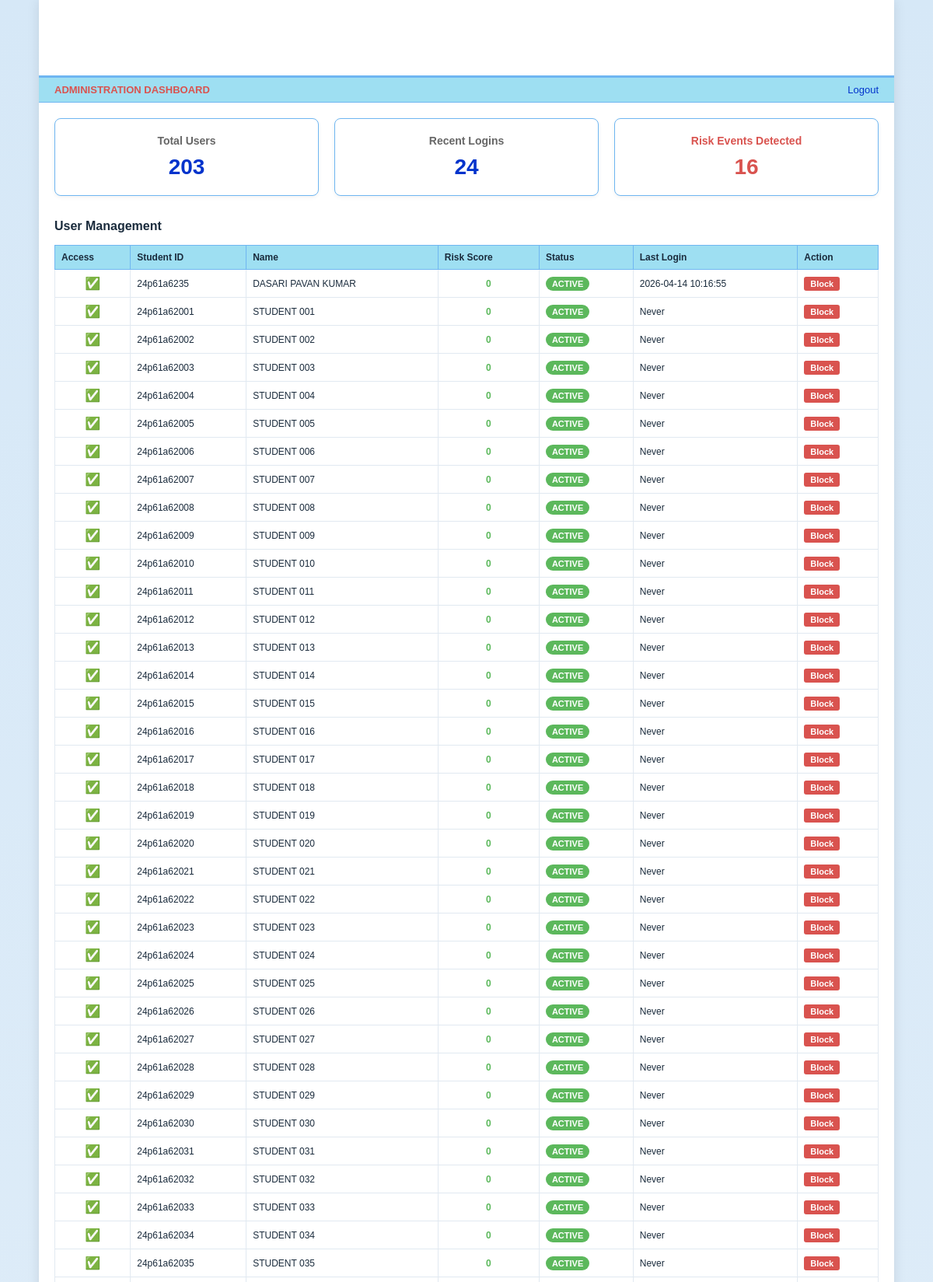
The page /admin (signed in, upper part) on the database its author committed.
### models.py (models this page shows, shortened)
class Student(db.Model):
    __tablename__ = 'students'
    id = db.Column(db.Integer, primary_key=True)
    student_id = db.Column(db.String(20), unique=True, nullable=False)  # Roll number
    name = db.Column(db.String(100), nullable=False)
    email = db.Column(db.String(120), nullable=False)
    phone = db.Column(db.String(15), nullable=True)
    aadhaar = db.Column(db.String(16), nullable=True)
    password_hash = db.Column(db.String(128), nullable=False)
    failed_login_attempts = db.Column(db.Integer, default=0)
    account_locked = db.Column(db.Boolean, default=False)
    last_login_ip = db.Column(db.String(45), nullable=True)
    last_login_time = db.Column(db.DateTime, nullable=True)
    created_at = db.Column(db.DateTime, default=lambda: datetime.now(timezone.utc))
    course = db.Column(db.String(50), default='B.Tech')
    branch = db.Column(db.String(100), default='CYBER SECURITY')
    semester = db.Column(db.String(50), default='2/4 Semester-II')
    admission_no = db.Column(db.String(30), default='20150554/2024')
    dob = db.Column(db.String(15), default='17/11/2006')
    gender = db.Column(db.String(10), default='Male')
    nationality = db.Column(db.String(20), default='Indian')
    religion = db.Column(db.String(20), default='Hindu')
    caste = db.Column(db.String(20), default='SC')
    entrance_type = db.Column(db.String(20), default='EAMCET')
    entrance_rank = db.Column(db.String(20), default='102656')
    seat_type = db.Column(db.String(20), default='Convener')
    joining_date = db.Column(db.String(15), default='01/08/2024')
    father_name = db.Column(db.String(100), default='DASARI RAMULU')
    mother_name = db.Column(db.String(100), default='DASARI RAJYA LAKSHMI')
    father_occupation = db.Column(db.String(50), default='FITTER')
    mother_occupation = db.Column(db.String(50), default='HOUSE WIFE')
    father_mobile = db.Column(db.String(15), default='8106022871')
    mother_mobile = db.Column(db.String(15), default='9032694953')
    annual_income = db.Column(db.String(20), default='180000')

### app.py (the view)
@app.route('/admin')
@admin_required
def admin_dashboard():
    logs = AuditLog.query.order_by(AuditLog.login_time.desc()).limit(100).all()
    risk_events = RiskEvent.query.order_by(RiskEvent.timestamp.desc()).limit(50).all()
    students = Student.query.all()
    student_scores = {}
    for s in students:
        flagged, score = check_risk_threshold(s.student_id)
        student_scores[s.student_id] = score
    return render_template('admin.html', logs=logs, risk_events=risk_events,
                           students=students, student_scores=student_scores)

### app.py (called while the page is built)
def admin_required(f):
    from functools import wraps
    @wraps(f)
    def decorated(*args, **kwargs):
        if not session.get('authenticated') or session.get('role') != 'admin':
            return redirect(url_for('login'))
        return f(*args, **kwargs)
    return decorated

### risk_engine.py (called while the page is built)
def check_risk_threshold(username, window_minutes=10, threshold=None):
    if threshold is None:
        from flask import current_app
        threshold = current_app.config.get('RISK_THRESHOLD', 30)
    cutoff = datetime.now(timezone.utc) - timedelta(minutes=window_minutes)
    events = RiskEvent.query.filter(
        RiskEvent.username == username,
        RiskEvent.timestamp >= cutoff
    ).all()
    total_risk = sum(e.risk_score for e in events)
    return total_risk > threshold, total_risk

### templates/admin.html (shortened to what this page needs)
<!DOCTYPE html>
<html lang="en">
<head>
    <link rel="stylesheet" href="../static/css/style.css">
</head>
<body>
    <div class="page-container">
        <header class="main-header" style="height: 100px; background: transparent;">
        </header>
        <div class="dashboard-sub-header">
            <div class="user-info" style="color: #d9534f; font-weight: bold;">ADMINISTRATION DASHBOARD</div>
            <div class="actions">
                <a href="{{ url_for('logout') }}" style="margin-left: 15px; color: #0033cc; text-decoration: none;">Logout</a>
            </div>
        </div>
        <div class="admin-wrapper">
            <div class="stat-cards">
                <div class="stat-card">
                    <h3>Total Users</h3>
                    <div class="number">{{ students|length }}</div>
                </div>
                <div class="stat-card">
                    <h3>Recent Logins</h3>
                    <div class="number">{{ logs|selectattr("event_type", "equalto", "LOGIN_SUCCESS")|list|length }}</div>
                </div>
                <div class="stat-card">
                    <h3 style="color:#d9534f;">Risk Events Detected</h3>
                    <div class="number" style="color:#d9534f;">{{ risk_events|length }}</div>
                </div>
            </div>
            <h3 class="section-title">User Management</h3>
            <table class="data-table" style="font-size: 12px;">
                <thead>
                    <tr>
                        <th>Access</th>
                        <th>Student ID</th>
                        <th>Name</th>
                        <th>Risk Score</th>
                        <th>Status</th>
                        <th>Last Login</th>
                        <th>Action</th>
                    </tr>
                </thead>
                <tbody>
                    {% for s in students %}
                    <tr>
                        <td style="text-align: center;">
                            {% if s.account_locked %}
                                <span style="font-size: 16px; color: #d9534f;">❌</span>
                            {% else %}
                                <span style="font-size: 16px; color: #5cb85c;">✅</span>
                            {% endif %}
                        </td>
                        <td>{{ s.student_id }}</td>
                        <td>{{ s.name }}</td>
                        <td style="text-align: center; font-weight: bold; color: {% if student_scores.get(s.student_id, 0) >= 30 %}#d9534f{% elif student_scores.get(s.student_id, 0) >= 15 %}#f0ad4e{% else %}#5cb85c{% endif %};">
                            {{ student_scores.get(s.student_id, 0) }}
                        </td>
                        <td>
                            {% if s.account_locked %}
                                <span class="status-badge status-locked">LOCKED</span>
                            {% else %}
                                <span class="status-badge status-active">ACTIVE</span>
                            {% endif %}
                        </td>
                        <td>{{ s.last_login_time.strftime('%Y-%m-%d %H:%M:%S') if s.last_login_time else 'Never' }}</td>
                        <td>
                            {% if s.account_locked %}
                                <a href="{{ url_for('unlock_student', student_id=s.student_id) }}" class="action-link btn-unlock" onclick="return confirm('Are you sure you want to unlock this account?')">Unlock</a>
                            {% else %}
                                <a href="{{ url_for('block_student', student_id=s.student_id) }}" class="action-link btn-block" onclick="return confirm('Are you sure you want to block this account?')">Block</a>
                            {% endif %}
                        </td>
                    </tr>
                    {% endfor %}
                </tbody>
            </table>
        </div>
    </div>
</body>
</html>

### static/css/style.css (style rules this page uses)
* { box-sizing: border-box; }
body { margin: 0; padding: 0; font-family: Arial, Helvetica, sans-serif; background: linear-gradient(to bottom, #d6e8f7 0%, #f7f9fc 100%); color: #1a2b3c; overflow-x: hidden; display: flex; flex-direction: column; align-items: center; }
.page-container { width: 100%; max-width: 1100px; background: #ffffff; box-shadow: 0 0 15px rgba(0,0,0,0.1); min-height: 100vh; }
.main-header { width: 100%; border-bottom: 3px solid #6fb6f1; }
.dashboard-sub-header { background: #9edff2; padding: 8px 20px; display: flex; justify-content: space-between; font-size: 13px; color: #0033cc; font-weight: 500; border-bottom: 1px solid #6fb6f1; }
.dashboard-sub-header .user-info { font-weight: bold; }
.dashboard-sub-header .actions a { margin-left: 20px; color: #0033cc; text-decoration: none; cursor: pointer; }
.data-table { width: 100%; border-collapse: collapse; margin-top: 15px; font-size: 13px; }
.data-table th { background: #9edff2; color: #1a2b3c; padding: 8px; border: 1px solid #6fb6f1; text-align: left; }
.data-table td { padding: 8px; border: 1px solid #e1e9f1; }

### templates/admin.html (style rules this page uses)
.admin-wrapper { padding: 20px; }
.stat-cards { display: grid; grid-template-columns: repeat(3, 1fr); gap: 20px; margin-bottom: 30px; }
.stat-card { background: #ffffff; border: 1px solid #6fb6f1; padding: 20px; border-radius: 8px; text-align: center; box-shadow: 0 2px 5px rgba(0,0,0,0.05); }
.stat-card h3 { margin: 0 0 10px 0; color: #666; font-size: 14px; }
.stat-card .number { font-size: 28px; color: #0033cc; font-weight: bold; }
.section-title { color: #1a2b3c; font-size: 16px; margin-bottom: 15px; margin-top: 30px; }
.status-badge { padding: 3px 8px; border-radius: 12px; font-size: 11px; font-weight: bold; color: white; }
.status-active { background-color: #5cb85c; }
.action-link { text-decoration: none; padding: 3px 8px; border-radius: 3px; font-size: 11px; color: white; font-weight: bold; }
.btn-block { background-color: #d9534f; }

### rows shown on the page
Student: student_id "24p61a6235", name "DASARI PAVAN KUMAR", get "0", account_locked "ACTIVE", last_login_time "2026-04-14 10:16:55"
Student: student_id "24p61a62001", name "STUDENT 001", get "0", account_locked "ACTIVE", last_login_time "Never"
Student: student_id "24p61a62002", name "STUDENT 002", get "0", account_locked "ACTIVE", last_login_time "Never"
Student: student_id "24p61a62003", name "STUDENT 003", get "0", account_locked "ACTIVE", last_login_time "Never"
Student: student_id "24p61a62004", name "STUDENT 004", get "0", account_locked "ACTIVE", last_login_time "Never"
Student: student_id "24p61a62005", name "STUDENT 005", get "0", account_locked "ACTIVE", last_login_time "Never"
Student: student_id "24p61a62006", name "STUDENT 006", get "0", account_locked "ACTIVE", last_login_time "Never"
Student: student_id "24p61a62007", name "STUDENT 007", get "0", account_locked "ACTIVE", last_login_time "Never"
Student: student_id "24p61a62008", name "STUDENT 008", get "0", account_locked "ACTIVE", last_login_time "Never"
Student: student_id "24p61a62009", name "STUDENT 009", get "0", account_locked "ACTIVE", last_login_time "Never"
Student: student_id "24p61a62010", name "STUDENT 010", get "0", account_locked "ACTIVE", last_login_time "Never"
Student: student_id "24p61a62011", name "STUDENT 011", get "0", account_locked "ACTIVE", last_login_time "Never"
Student: student_id "24p61a62012", name "STUDENT 012", get "0", account_locked "ACTIVE", last_login_time "Never"
Student: student_id "24p61a62013", name "STUDENT 013", get "0", account_locked "ACTIVE", last_login_time "Never"
Student: student_id "24p61a62014", name "STUDENT 014", get "0", account_locked "ACTIVE", last_login_time "Never"
Student: student_id "24p61a62015", name "STUDENT 015", get "0", account_locked "ACTIVE", last_login_time "Never"
Student: student_id "24p61a62016", name "STUDENT 016", get "0", account_locked "ACTIVE", last_login_time "Never"
Student: student_id "24p61a62017", name "STUDENT 017", get "0", account_locked "ACTIVE", last_login_time "Never"
Student: student_id "24p61a62018", name "STUDENT 018", get "0", account_locked "ACTIVE", last_login_time "Never"
Student: student_id "24p61a62019", name "STUDENT 019", get "0", account_locked "ACTIVE", last_login_time "Never"
Student: student_id "24p61a62020", name "STUDENT 020", get "0", account_locked "ACTIVE", last_login_time "Never"
Student: student_id "24p61a62021", name "STUDENT 021", get "0", account_locked "ACTIVE", last_login_time "Never"
Student: student_id "24p61a62022", name "STUDENT 022", get "0", account_locked "ACTIVE", last_login_time "Never"
Student: student_id "24p61a62023", name "STUDENT 023", get "0", account_locked "ACTIVE", last_login_time "Never"
Student: student_id "24p61a62024", name "STUDENT 024", get "0", account_locked "ACTIVE", last_login_time "Never"
Student: student_id "24p61a62025", name "STUDENT 025", get "0", account_locked "ACTIVE", last_login_time "Never"
Student: student_id "24p61a62026", name "STUDENT 026", get "0", account_locked "ACTIVE", last_login_time "Never"
Student: student_id "24p61a62027", name "STUDENT 027", get "0", account_locked "ACTIVE", last_login_time "Never"
Student: student_id "24p61a62028", name "STUDENT 028", get "0", account_locked "ACTIVE", last_login_time "Never"
Student: student_id "24p61a62029", name "STUDENT 029", get "0", account_locked "ACTIVE", last_login_time "Never"
Student: student_id "24p61a62030", name "STUDENT 030", get "0", account_locked "ACTIVE", last_login_time "Never"
Student: student_id "24p61a62031", name "STUDENT 031", get "0", account_locked "ACTIVE", last_login_time "Never"
Student: student_id "24p61a62032", name "STUDENT 032", get "0", account_locked "ACTIVE", last_login_time "Never"
Student: student_id "24p61a62033", name "STUDENT 033", get "0", account_locked "ACTIVE", last_login_time "Never"
Student: student_id "24p61a62034", name "STUDENT 034", get "0", account_locked "ACTIVE", last_login_time "Never"
Student: student_id "24p61a62035", name "STUDENT 035", get "0", account_locked "ACTIVE", last_login_time "Never"

### other values the page prints
{{ students|length }} "203"
{{ logs|selectattr("event_type", "equalto", "LOGIN_SUCCESS")|list|length }} "24"
{{ risk_events|length }} "16"
